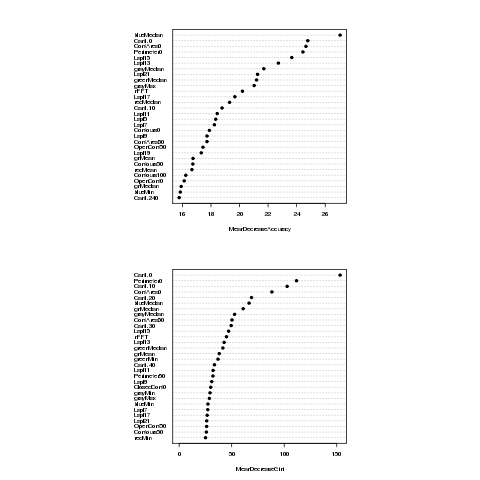
#> input picture CoralImageClassification/v.3.0/src_refactor/png/WLH1.output.txt_imp.png, 480 x 480 px; its folder holds only this picture in this run
$ python featureDetection_Refactor.py --directory png --output out.png   (older library calls are emulated)
#> lines starting #> are read from the running program, lines starting #| are printed output that depends on the picture
### CoralImageClassification/v.3.0/Modules/ImageIO.py
import cv
import cv2
import os
import numpy
from PIL import Image
from numpy import array


'''
Read and write images using openCV. This is a central class to read and write files and is really just a simple wrapper class. You don't need this at all!

'''


def cvread(filename):
    '''Use openCV to read an image'''
    return cv.LoadImage(filename)

# [4 lines left out: function as_array, not called in this run]


def cv2read(filename):
    '''Use cv2 to read an image'''
    return cv2.imread(filename)

# [5 lines left out: function cv2grayscale, not called in this run]

### CoralImageClassification/v.3.0/Modules/Normalization.py
import numpy
import cv2
from matplotlib import pyplot as plt

'''A class with several different ways to normalize an image'''

# [31 lines left out: functions Tyler, simpleNorm, not called in this run]

def equalizeHistograms(img):
    '''Use histogram equalization on each of the channels to normalize the image.
This is only valid for grayscale images, so we will convert the image if necessary.'''
    gr = img
    if len(img.shape)==3:
        gr = cv2.cvtColor(img,cv2.COLOR_BGR2GRAY)

    return cv2.equalizeHist(gr)

### CoralImageClassification/v.3.0/Modules/Analysis.py
import numpy
import cv2
import sys

'''
A module that contains several different classes for the analysis of images.

Stats has some basic statistics, FFT has fast Fourier transform methods, Features is supposed to do feature detection (but see below), and edges has edge detection methods.

Note: At the moment the feature detection does not work. It is flaky in python openCV ... it was working in the last version but not the curent one.

'''


class Stats:
    '''Simple statistics for an image, eg. mean, median, min, max'''

    def min(self, img):
        '''The minimum value in an image (probably 0!)'''
        return numpy.min(img)

    def median(self, img):
        '''The median value in an image'''
        return numpy.median(img)

    def mean(self, img):
        '''The mean value for the image'''
        return numpy.mean(img)

    def max(self, img):
        '''The maximum value for the image (probably 254)'''
        return numpy.max(img)


class FFT:

    '''A class to handle the fft calls for image analysis'''

    # [15 lines left out: functions fft, energy, not called in this run]


class Features:
    '''An internal class to extract some information based on the number of keypoints in the image.

    We use SURF feature detection to extract the laplacian and the hessians of the image'''

    def __init__(self):
        self.img = None
        self.keypoints = None
        self.descarray = None
        self.lp = None
        self.he = None
        self.keypointsizes=[]
        self.orbdetector = None
        self.keypoints = None

    # [18 lines left out: function detect_kp_surf, not called in this run]

    def detect_kp_ORB(self, img):
        ''' detect the keypoints by ORB algorithm'''
        if (len(img.shape) != 2):
            sys.stderr.write("The image passed to SURFs is not a 2D image. Please refactor")
            sys.exit(-1)

        self.orbdetector = cv2.FeatureDetector_create('ORB')
        # change the number of features detected: self.orbdetector.setInt('nFeatures', 100)
        self.keypointsizes=[]
        self.keypoints = self.orbdetector.detect(img, None)
        for k in self.keypoints:
            self.keypointsizes.append(k.size)
        self.keypointsizes = numpy.array(self.keypointsizes)

    def numberKeyPoints(self):
        '''Get the number of keypoints'''
        return len(self.keypointsizes)

    def medianKeyPointSize(self):
        '''Get the median size of the keypoints'''
        return numpy.median(self.keypointsizes)

    def meanKeyPointSize(self):
        '''Get the mean size of the key points'''
        return numpy.mean(self.keypointsizes)

    def numKeyPoints(self, minSize=50):
        '''Get the number of key points larger than a give size (default: 50)'''
        return sum(self.keypointsizes > minSize)


    # [11 lines left out: functions laplacian, hessian, not called in this run]

class Laplacian:
    '''Calculate the Laplacian (2nd derivative) of the image.
    The kernel size must be an odd number between 1 and 31.
    Seven or nine seem like good defaults.'''

    # [12 lines left out: functions calculate, sum, not called in this run]

class Edges:
    '''Various edge detection techniques'''

    def Canny(self, img, threshold1=1, threshold2=255):
        '''Canny edge detection with two thresholds to find the edges between'''
        return cv2.Canny(img, threshold1, threshold2)

    def sumCanny(self, img, threshold1=1, threshold2=255):
        '''The total length of the edges in the image'''
        return numpy.sum(self.Canny(img, threshold1, threshold2))

### CoralImageClassification/v.3.0/src_refactor/featureDetection_Refactor.py
#featureDetection_Refactor.py

import sys
sys.path.append('../Modules/')
import os
import ImageIO
import Normalization
from Analysis import *
import argparse

def argProcessor():
    parser = argparse.ArgumentParser(description='Analyze a series of images.')
    parser.add_argument('-d', '--directory', help='The directory of images to analyse', required=True)
    parser.add_argument('-o', '--output', help='The output file. If this file exists, images in the file will be skipped and the file will be appended', required=True)
    parser.add_argument('-v', '--verbose', help='Verbose output', action='store_true')
    args = parser.parse_args()
    return args

def outputPreperationHandler(args,fout,seen):
    if (os.path.exists(args.output)):
        # if the output exists we need to read it and collect all the files we have seen
        fout=open(args.output, 'r')
        for line in fout:
            pieces = line.split('\t')
            seen[pieces[0]]=1
        fout.close()
        fout=open(args.output, 'a')
    else:
        # if we have created a new output file we need to print the header.
        # If we are appending to an existing output file we do not need to create the header
        fout=open(args.output, 'w')
        fout.write( ('\t'.join(map(str, ["Image File", "NumberKeyPoints", "MedianKPSize", "MeanKPSize"]))) +"\t")
        for i in range(15):
            fout.write( "KPsOver" + str(10*i) + "\t")
        fout.write("\n")
    return args,fout,seen

def imageHandler(args,fout,seen,feats,images):
    for imgfile in images:

        if imgfile in seen:
            continue

        if os.path.isdir(os.path.join(args.directory, imgfile)):
            temp = os.listdir(os.path.join(args.directory, imgfile))
            for f in temp:
                images.append(os.path.join(imgfile, f))
            continue

        # silently skip the bin files that have the gps data
        if imgfile.endswith('bin'):
            continue
        # alert to other files that were skipped
        if not (imgfile.endswith('png') | imgfile.endswith('jpg')):
            sys.stderr.write("Skipped file: " + imgfile + "\n")
            continue

        if args.verbose:
            sys.stderr.write("Parsing " + imgfile + "\n")

        fout.write( imgfile + "\t" )

        img = ImageIO.cv2read(os.path.join(args.directory, imgfile))
        gray = cv2.cvtColor(img,cv2.COLOR_BGR2GRAY)
        ngray = Normalization.equalizeHistograms(gray)
        ngray = cv2.GaussianBlur(ngray, (3,3), 0)

        feats.detect_kp_ORB(ngray)
        fout.write( str(feats.numberKeyPoints()) + "\t" + str(feats.medianKeyPointSize()) + "\t" + str(feats.meanKeyPointSize()) )

        for i in range(15):
            fout.write("\t" + str(feats.numKeyPoints(i*10)))
        fout.write("\n")

def testMain():
    #print "started!"
    args = argProcessor()
    feats=Features()
    fout=None;
    seen={}
    args,fout,seen=outputPreperationHandler(args,fout,seen)
    images=os.listdir(args.directory)
    imageHandler(args,fout,seen,feats,images)
#> in cv2read, returned value is the input picture: shape (480, 480, 3); min 0, max 255, mean 249.2
#> in equalizeHistograms, `return cv2.equalizeHist(gr)`:
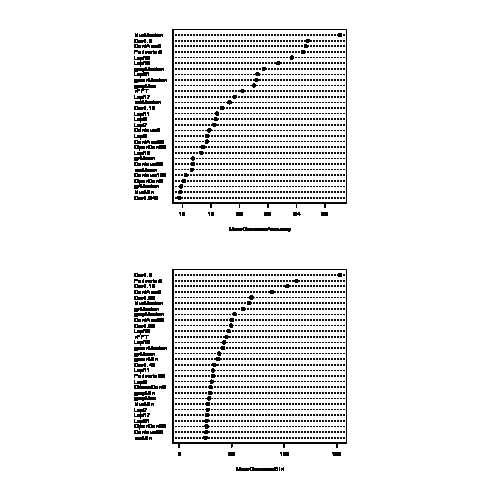
#> returned value: shape (480, 480); min 0, max 255, mean 234.9
#> in imageHandler, `ngray = cv2.GaussianBlur(ngray, (3,3), 0)`:
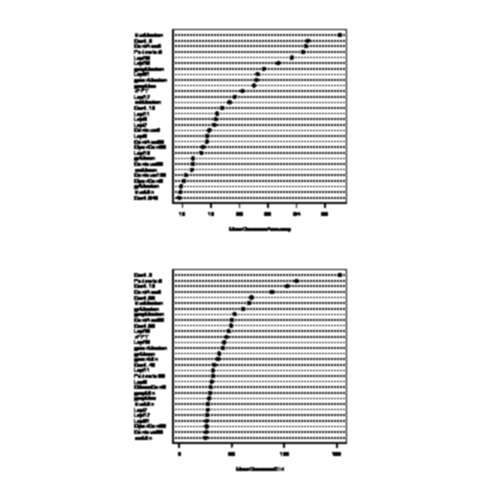
#> ngray: shape (480, 480); min 0, max 255, mean 234.9
#> in detect_kp_ORB, `self.keypoints = self.orbdetector.detect(img, None)`: self.keypoints = 500 keypoints; strongest (x, y, size): (151, 364, 31), (291, 57, 31), (234, 313, 31), (219, 353, 31)
#> the loop in detect_kp_ORB, `for k in self.keypoints:` made 500 passes
#> k on passes 1 to 3: keypoint at (268, 206), size 31, keypoint at (186, 175), size 31, keypoint at (135, 393), size 31
#> after the loop in detect_kp_ORB, `for k in self.keypoints:`: self.keypointsizes = 500 values from 31 to 111.1

if __name__ == '__main__':
	testMain()
